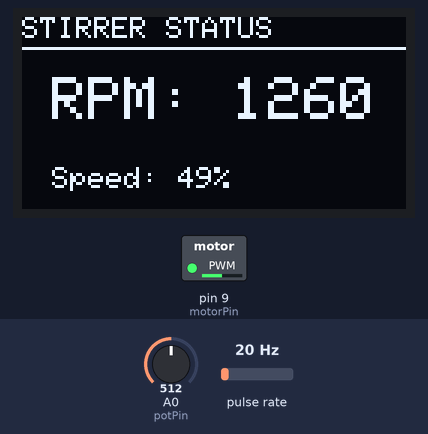
Bench run of a sketch on a simulated Arduino Uno, built with avr-gcc and run on an emulated ATmega328P. On the bench: 128×64 one-colour display, switched loads named in the sketch (green lamp = pin HIGH). Wiring (inferred from the names in the program): pulse sensor: data pin 2. Inputs (shaded band) come from the test bench; at power-on: A0 (potPin) = 512, pulse rate 20 Hz. What the sketch prints to the serial monitor is not drawn.

Above: at 3.2 s.
3.3 s: A0 (potPin) set to 716
At 3.9 s:
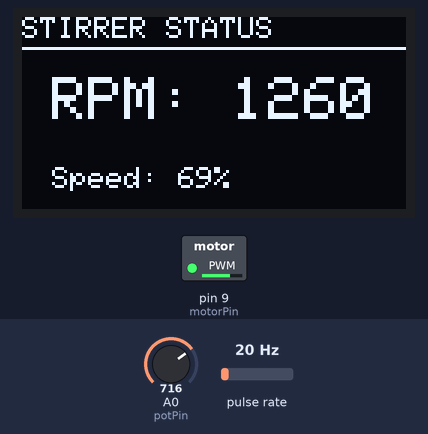
4.8 s: A0 (potPin) set to 900
At 5.6 s:
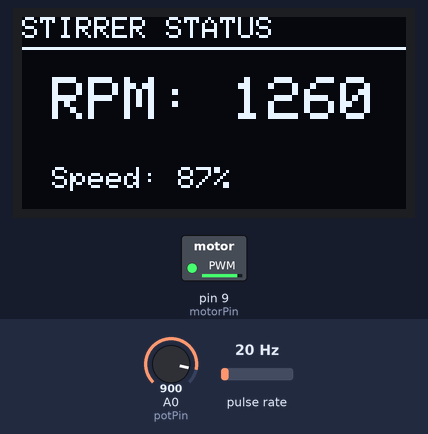
6.3 s: A0 (potPin) set to 122
At 6.6 s:
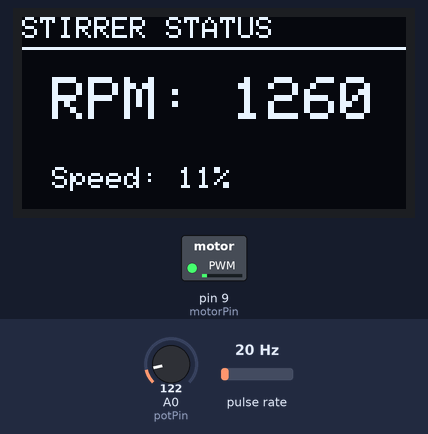
7.8 s: pulse rate (sensor on pin 2) set to 4 Hz
At 8.7 s:
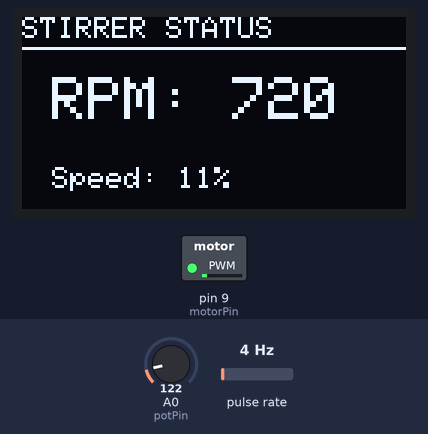
10.8 s: A0 (potPin) set to 0
At 12.3 s:
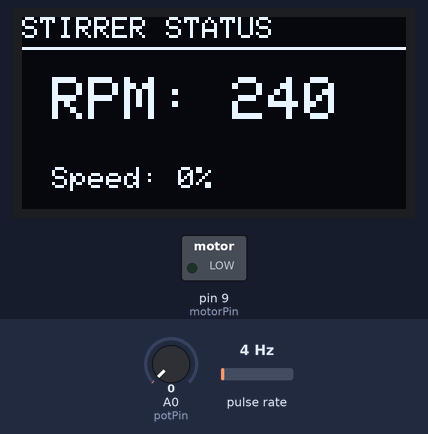
13.0 s: pulse rate (sensor on pin 2) set to 50 Hz
At 15.9 s:
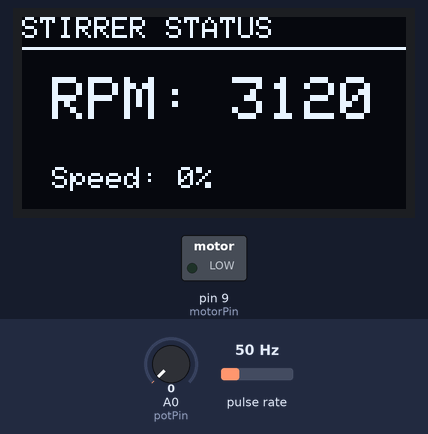
Timing chart, 0 to 17.0 s (numbered marks = the images above; inputs shaded):
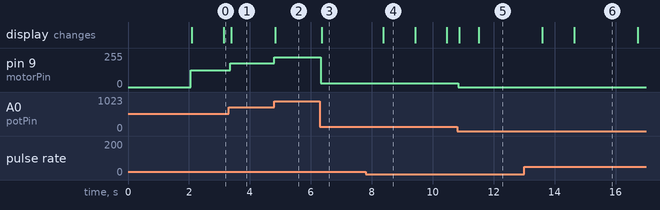

The sketch:

magstirrwithRPMreader.ino
```cpp
/*
  Arduino-Controlled Magnetic Stirrer with OLED Tachometer

  This code controls a 12V DC motor via PWM (pin D9) for stirring speed,
  reads a 10k potentiometer (pin A0) for user input, and utilizes
  hardware interrupts (pin D2) with an optical interrupter or IR sensor
  to calculate and display real-time RPM on an I2C OLED display.

  Hardware Connections:
  - OLED: VCC -> 5V, GND -> GND, SDA -> A4, SCL -> A5
  - Potentiometer: Outer pins -> 5V & GND, Wiper -> A0
  - Motor Driver (MOSFET Gate): Pin D9
  - RPM Sensor (Signal): Pin D2

  Dependencies:
  - Adafruit SSD1306 library
  - Adafruit GFX library
*/

#include <Wire.h>
#include <Adafruit_GFX.h>
#include <Adafruit_SSD1306.h>

// OLED Display Settings
#define SCREEN_WIDTH 128 // OLED display width, in pixels
#define SCREEN_HEIGHT 64 // OLED display height, in pixels
#define OLED_RESET     -1 // Reset pin # (or -1 if sharing Arduino reset pin)
Adafruit_SSD1306 display(SCREEN_WIDTH, SCREEN_HEIGHT, &Wire, OLED_RESET);

// Pin Definitions
const int potPin = A0;       // Analog pin for potentiometer wiper
const int motorPin = 9;      // PWM digital pin for MOSFET gate control
const int rpmSensorPin = 2;  // Digital pin with interrupt capability (D2)

// RPM Calculation Variables
volatile unsigned long pulseCount = 0; // Volatile as it's modified in ISR
unsigned int rpm = 0;
unsigned long lastRpmCalculationTime = 0;
const unsigned long rpmCalculationInterval = 1000; // Calculate RPM every 1000ms (1 second)

// Optional: Number of pulses per revolution of your sensor wheel
// If your sensor wheel has 1 slot, use 1. If 2 slots, use 2.
const int pulsesPerRevolution = 1;

// Interrupt Service Routine (ISR) - Called on sensor pulse
void countPulse() {
  pulseCount++;
}

void setup() {
  // Initialize Serial Monitor for debugging
  Serial.begin(9600);
  Serial.println(F("Stirrer Starting..."));

  // Initialize pins
  pinMode(motorPin, OUTPUT);
  digitalWrite(motorPin, LOW); // Ensure motor is off initially
  pinMode(rpmSensorPin, INPUT_PULLUP); // Internal pull-up for the sensor signal

  // Attach interrupt to the RPM sensor pin on FALLING edge
  // (Assuming sensor pulls signal low when blocked/activated)
  attachInterrupt(digitalPinToInterrupt(rpmSensorPin), countPulse, FALLING);

  // Initialize the OLED display (default I2C address 0x3C)
  if(!display.begin(SSD1306_SWITCHCAPVCC, 0x3C)) {
    Serial.println(F("SSD1306 allocation failed"));
    for(;;); // Don't proceed, loop forever
  }

  // Display initial status/splash screen
  display.clearDisplay();
  display.setTextSize(1);
  display.setTextColor(SSD1306_WHITE);
  display.setCursor(10, 20);
  display.println(F("MagStirrer v1.0"));
  display.setCursor(10, 35);
  display.println(F("Initializing..."));
  display.display();
  delay(2000); // Pause for 2 seconds
}

void loop() {
  // --- 1. Motor Speed Control ---
  // Read the potentiometer value (0 to 1023)
  int potValue = analogRead(potPin);

  // Map the pot value to PWM range (0 to 255)
  int motorPWM = map(potValue, 0, 1023, 0, 255);

  // Write PWM signal to the motor driver
  analogWrite(motorPin, motorPWM);


  // --- 2. RPM Calculation (every interval) ---
  unsigned long currentTime = millis();
  if (currentTime - lastRpmCalculationTime >= rpmCalculationInterval) {
    // Disable interrupts temporarily to read pulseCount safely
    detachInterrupt(digitalPinToInterrupt(rpmSensorPin));

    // Calculate RPM: (Pulses in interval / interval_ms) * 60,000 ms/min / pulses_per_rev
    if (pulseCount > 0) {
        rpm = (unsigned int)((pulseCount * 60000UL) / (pulsesPerRevolution * rpmCalculationInterval));
    } else {
        rpm = 0;
    }

    // Reset pulseCount and timer
    pulseCount = 0;
    lastRpmCalculationTime = currentTime;

    // Re-enable interrupts
    attachInterrupt(digitalPinToInterrupt(rpmSensorPin), countPulse, FALLING);

    // Debug output
    // Serial.print("PWM: "); Serial.print(motorPWM); Serial.print(" | RPM: "); Serial.println(rpm);
  }


  // --- 3. Update OLED Display ---
  display.clearDisplay();

  // Draw Header
  display.setTextSize(1);
  display.setTextColor(SSD1306_WHITE);
  display.setCursor(0, 0);
  display.println(F("STIRRER STATUS"));
  display.drawLine(0, 10, SCREEN_WIDTH, 10, SSD1306_WHITE);

  // Display RPM (Larger font)
  display.setTextSize(2);
  display.setCursor(10, 20);
  display.print(F("RPM: "));
  if (rpm < 100) display.print(F(" ")); // Leading space for alignment
  if (rpm < 10)  display.print(F(" "));
  display.print(rpm);

  // Display Speed Setting (e.g., as percentage)
  display.setTextSize(1);
  int speedPercentage = map(motorPWM, 0, 255, 0, 100);
  display.setCursor(10, 50);
  display.print(F("Speed: "));
  display.print(speedPercentage);
  display.println(F("%"));

  display.display();

  // Small delay to prevent display flickering
  delay(50);
}
```

Measured:
- after the input at 3.3 s, pin 9 (motorPin): 127/255 → 178/255 after 0.05 s; the display: changes after 0.08 s (image 1)
- after the input at 4.8 s, pin 9 (motorPin): 178/255 → 224/255 at once; the display: changes at once (image 2)
- after the input at 6.3 s, pin 9 (motorPin): 224/255 → 30/255 at once; the display: changes after 0.06 s (image 3)
- after the input at 7.8 s, the display: changes after 0.58 s (image 4)
- after the input at 10.8 s, pin 9 (motorPin): 30/255 → 0/255 at once; the display: first changes after 0.07 s (image 5 shows a later state)
- after the input at 13.0 s, the display: first changes after 0.60 s (image 6 shows a later state)
- what the display in image 4 shows lasts 1.0 s, from 8.4 s to 9.4 s
